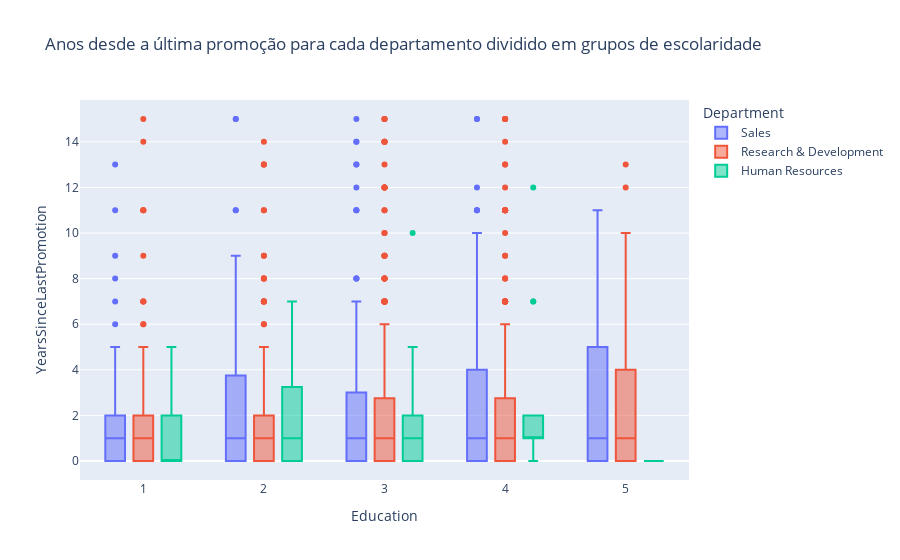

Here is the notebook cell this chart was saved with:
### Markdown cell above
#### Conclusão
Mulheres tendem a demorar mais tempo para serem promovidas em todos os departamentos, menos em Recursos Humanos

### Code cell
px.box(data_frame=df, x='Education', y='YearsSinceLastPromotion', color='Department',title="Anos desde a última promoção para cada departamento dividido em grupos de escolaridade")

### Figure 1 — Plotly figure (JSON) as saved in the notebook; plotly's stock layout.template omitted (floating-point values rounded to 4 significant figures; data arrays with more than 128 entries replaced by an {"elided": "..."} marker saying what was removed)
{"data": [{"alignmentgroup": "True", "hovertemplate": "Department=Sales<br>Education=%{x}<br>YearsSinceLastPromotion=%{y}<extra></extra>", "legendgroup": "Sales", "marker": {"color": "#636efa"}, "name": "Sales", "notched": false, "offsetgroup": "Sales", "orientation": "v", "showlegend": true, "type": "box", "x": {"elided": "446 int values"}, "x0": " ", "xaxis": "x", "y": {"elided": "446 int values"}, "y0": " ", "yaxis": "y"}, {"alignmentgroup": "True", "hovertemplate": "Department=Research & Development<br>Education=%{x}<br>YearsSinceLastPromotion=%{y}<extra></extra>", "legendgroup": "Research & Development", "marker": {"color": "#EF553B"}, "name": "Research & Development", "notched": false, "offsetgroup": "Research & Development", "orientation": "v", "showlegend": true, "type": "box", "x": {"elided": "961 int values"}, "x0": " ", "xaxis": "x", "y": {"elided": "961 int values"}, "y0": " ", "yaxis": "y"}, {"alignmentgroup": "True", "hovertemplate": "Department=Human Resources<br>Education=%{x}<br>YearsSinceLastPromotion=%{y}<extra></extra>", "legendgroup": "Human Resources", "marker": {"color": "#00cc96"}, "name": "Human Resources", "notched": false, "offsetgroup": "Human Resources", "orientation": "v", "showlegend": true, "type": "box", "x": [2, 4, 4, 3, 1, 3, 2, 3, 1, 2, 3, 4, 3, 4, 4, 4, 3, 3, 3, 2, 2, 3, 3, 2, 4, 2, 3, 4, 3, 5, 3, 2, 4, 3, 3, 3, 2, 4, 3, 2, 4, 4, 5, 3, 1, 3, 3, 3, 3, 3, 2, 3, 2, 5, 3, 2, 1, 1, 3, 4, 4, 3, 4], "x0": " ", "xaxis": "x", "y": [0, 0, 2, 4, 5, 4, 2, 1, 1, 0, 0, 1, 10, 0, 7, 12, 2, 3, 0, 0, 0, 0, 0, 0, 0, 3, 5, 1, 1, 0, 1, 5, 7, 0, 0, 0, 0, 2, 1, 7, 1, 1, 0, 2, 0, 1, 0, 2, 1, 1, 4, 3, 1, 0, 2, 2, 0, 0, 0, 1, 1, 1, 1], "y0": " ", "yaxis": "y"}], "layout": {"boxmode": "group", "legend": {"title": {"text": "Department"}, "tracegroupgap": 0}, "title": {"text": "Anos desde a última promoção para cada departamento dividido em grupos de escolaridade"}, "xaxis": {"anchor": "y", "domain": [0, 1], "title": {"text": "Education"}}, "yaxis": {"anchor": "x", "domain": [0, 1], "title": {"text": "YearsSinceLastPromotion"}}}}
